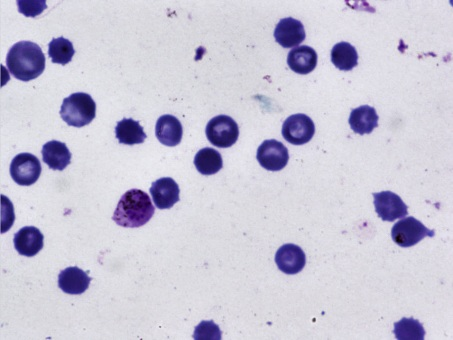
#> input picture image20.jpg, 453 x 340 px, found by its file name
$ python 'DIPassign(bloodcells).py'
#> lines starting #> are read from the running program, lines starting #| are printed output that depends on the picture; after the words box and inside, x2 and y2 are one past the last pixel; in counts of white or black regions, pixels touching at a corner belong together
import cv2
import numpy as np
import matplotlib.pyplot as plt

# --- CONFIGURATION ---
IMAGE_PATH = r"C:\Users\User\Documents\Uni\SEMESTER 5\DIGITAL IMAGE PROCESSING\final assignment\image20.jpg"
# Separation factor: 0.4 provides better sensitivity for small/touching cells
SEPARATION_FACTOR = 0.4

def process_blood_cell_analysis(image_path):
    # 1. Load Image
    img = cv2.imread(image_path)
#> img is the input picture: shape (340, 453, 3); mean B, G, R 212.8, 195.1, 198.5
    if img is None:
        print(f"Error: Image not found at {image_path}")
        return

    # 2. Image Processing Pipeline (Complexity 20%)
    # Convert to grayscale and invert colors
    gray = cv2.cvtColor(img, cv2.COLOR_BGR2GRAY)
    inverted = cv2.bitwise_not(gray)

    # Global thresholding using Otsu's method
    ret, thresh = cv2.threshold(inverted, 0, 255, cv2.THRESH_BINARY + cv2.THRESH_OTSU)
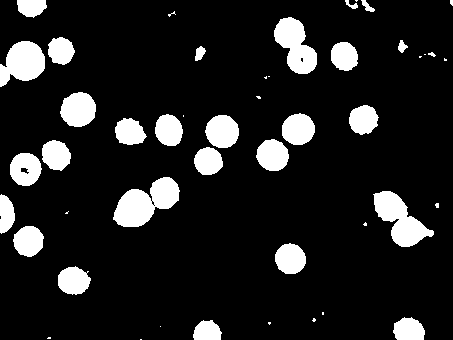
#> thresh: shape (340, 453); 12.8% white; 47 white regions (19 under 20 px), largest, box (x1, y1, x2, y2) and area: (113, 177, 180, 227) 1915, (373, 191, 434, 247) 1646, (274, 17, 317, 74) 1462
#> ret = 113

    # Morphological Opening to remove background noise
    kernel = np.ones((3,3), np.uint8)
    opening = cv2.morphologyEx(thresh, cv2.MORPH_OPEN, kernel, iterations=2)
#> opening: shape (340, 453); 12.5% white; 26 white regions (1 under 20 px), largest, box (x1, y1, x2, y2) and area: (114, 177, 179, 227) 1906, (374, 191, 433, 247) 1628, (274, 18, 317, 74) 1456

    # Watershed Segmentation to separate overlapping cells
    dist_transform = cv2.distanceTransform(opening, cv2.DIST_L2, 5)
    ret, sure_fg = cv2.threshold(dist_transform, SEPARATION_FACTOR * dist_transform.max(), 255, 0)
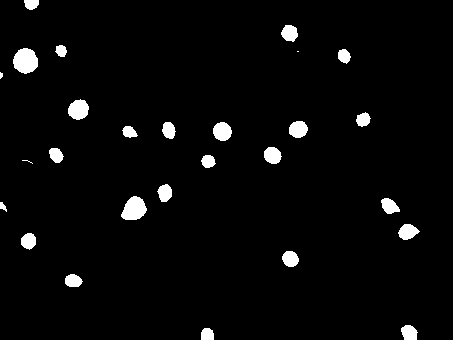
#> sure_fg: shape (340, 453) float32; 3.3% white; 27 white regions (3 under 20 px), largest, box (x1, y1, x2, y2) and area: (13, 48, 38, 74) 495, (121, 196, 147, 220) 444, (68, 99, 89, 120) 329
#> ret = 7.59
    sure_fg = np.uint8(sure_fg)

    # Identify unknown regions for watershed markers
    unknown = cv2.subtract(cv2.dilate(opening, kernel, iterations=3), sure_fg)
#> unknown: shape (340, 453); 15.6% white; 21 white regions, largest, box (x1, y1, x2, y2) and area: (0, 35, 77, 89) 2186, (7, 138, 74, 189) 2089, (111, 174, 182, 230) 2045
    ret, markers = cv2.connectedComponents(sure_fg)
#> markers: shape (340, 453) int32; 28 distinct labels, from 0 to 27
#> ret = 28
    markers = markers + 1
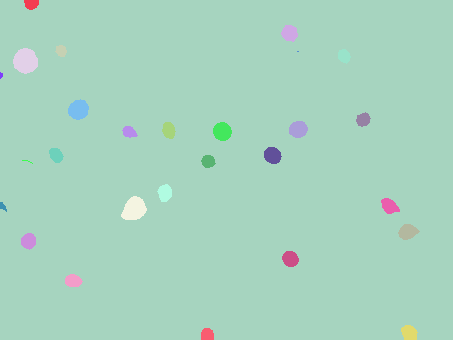
#> markers: shape (340, 453) int32; 28 distinct labels, from 1 to 28; one colour per label, 0 black
    markers[unknown == 255] = 0
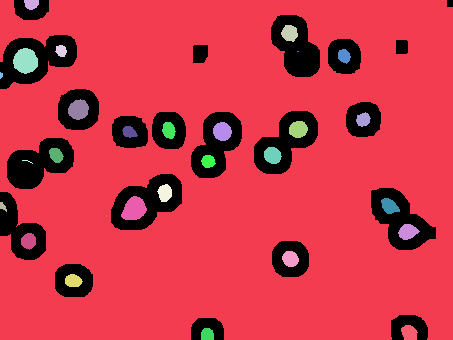
#> markers: shape (340, 453) int32; 29 distinct labels, from 0 to 28; one colour per label, 0 black
    markers = cv2.watershed(img, markers)
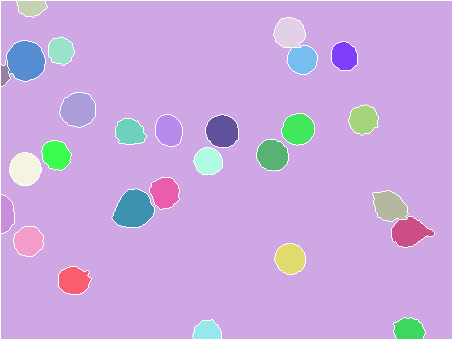
#> markers: shape (340, 453) int32; 29 distinct labels, from -1 to 28; one colour per label, 0 black, -1 white

    # 3. Morphological Measurement & Labeling
    cell_areas = []
    result_img = img.copy()
    unique_markers = np.unique(markers)
#> unique_markers = 29 values from -1 to 28

    for marker in unique_markers:
        if marker <= 1: continue # Skip background and boundaries

        # Isolate individual cell to calculate area
        mask = np.zeros(gray.shape, dtype=np.uint8)
        mask[markers == marker] = 255

        # Area calculation in square pixels
        area = np.sum(mask == 255)
        cell_areas.append(area)

        # Calculate centroid for text placement
        M = cv2.moments(mask)
        if M["m00"] != 0:
            cX = int(M["m10"] / M["m00"])
            cY = int(M["m01"] / M["m00"])
            # Apply offset to prevent text clipping at edges
            t_x = cX + 10 if cX < 20 else cX - 10
            t_y = cY + 10 if cY < 20 else cY
            cv2.putText(result_img, str(len(cell_areas)), (t_x, t_y),
                        cv2.FONT_HERSHEY_SIMPLEX, 0.4, (0, 255, 255), 1)
#> this loop made 29 passes
#> (area, cX, cY, t_x, t_y) on passes 3 to 14: (358, 31, 7, 21, 17), (709, 289, 32, 279, 32), (523, 60, 50, 50, 50), (1175, 25, 60, 15, 60), (573, 343, 55, 333, 55), (645, 301, 59, 291, 59), (144, 4, 74, 14, 74), (929, 77, 109, 67, 109), (633, 363, 119, 353, 119), (770, 297, 128, 287, 128), (656, 168, 130, 158, 130), (817, 221, 130, 211, 130)
#> marker on pass 1: -1
#> mask: shape (340, 453); 0.27% white; 1 white region, box (x1, y1, x2, y2) and area: (193, 320, 221, 339) 414
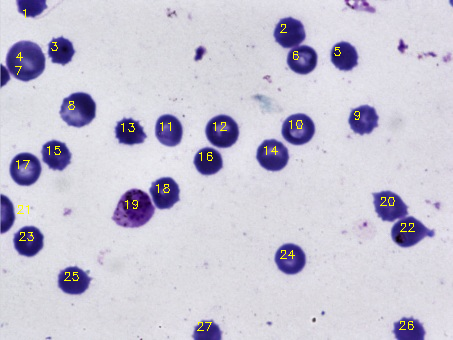
#> result_img: shape (340, 453, 3); 0.54% of pixels changed, all inside (x1, y1, x2, y2) = (15, 9, 415, 331)
#> after the loop, cell_areas = 27 values, max 1175 at index 3, min 144 at index 6, mean 666.1

    # 4. Result Presentation (Presentation 20%)
    plt.figure(figsize=(20, 10))

    # Panel 1: Original Image
    plt.subplot(2, 2, 1)
    plt.imshow(cv2.cvtColor(img, cv2.COLOR_BGR2RGB))
    plt.title("1. Input Original Image")
    plt.axis('off')

    # Panel 2: Binary Mask
    plt.subplot(2, 2, 2)
    plt.imshow(opening, cmap='gray')
    plt.title("2. Segmentation Mask (Otsu + Morphology)")
    plt.axis('off')

    # Panel 3: Numbered Results
    plt.subplot(2, 2, 3)
    plt.imshow(cv2.cvtColor(result_img, cv2.COLOR_BGR2RGB))
    plt.title(f"3. Detection Results: {len(cell_areas)} Cells Found")
    plt.axis('off')

    # Panel 4: Diagnostic Histogram (Relatability 40%)
    plt.subplot(2, 2, 4)
    n, bins, patches = plt.hist(cell_areas, bins=15, color='salmon', edgecolor='black', alpha=0.7)
#> n = [1, 0, 0, 3, 0, 2, 3, 7, 4, 4, 0, 1, 0, 0, 2]; bins = [144, 212.7, 281.5, 350.2, 418.9, 487.7, 556.4, 625.1, 693.9, 762.6, 831.3, 900.1, 968.8, 1037.5, 1106.3, 1175]; patches = 15 items

    # Visual Diagnostic Thresholds
    plt.axvline(450, color='red', linestyle='dashed', linewidth=2, label='Microcytic Threshold')
    plt.axvline(950, color='blue', linestyle='dashed', linewidth=2, label='Macrocytic Threshold')

    # Labeling diagnostic zones
    plt.text(200, plt.ylim()[1]*0.8, 'Iron Def.\n(Micro)', color='red', fontweight='bold')
    plt.text(1050, plt.ylim()[1]*0.8, 'B12 Def.\n(Macro)', color='blue', fontweight='bold')
    plt.text(600, plt.ylim()[1]*0.9, 'Normal Range', color='green', fontweight='bold')

    plt.title("4. Size Distribution & Diagnostic Analysis")
    plt.xlabel("Cell Area (Pixels)")
    plt.ylabel("Frequency (Count)")
    plt.legend()

    plt.tight_layout()
    plt.show()
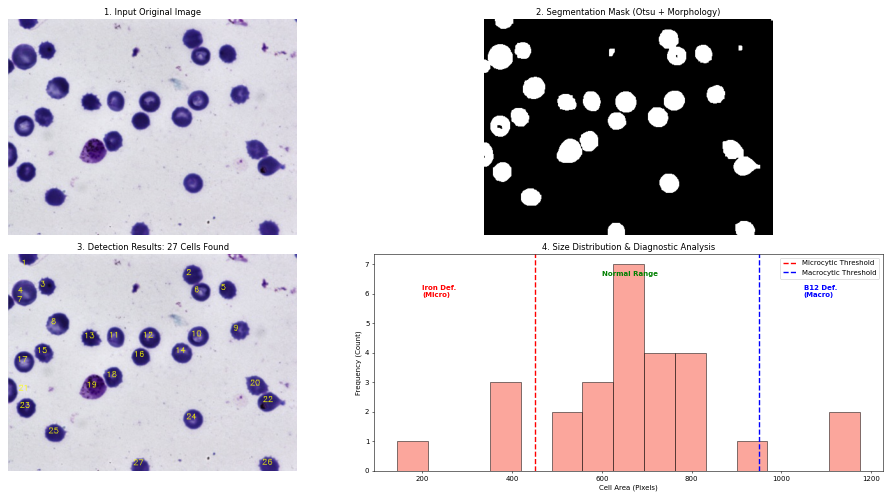
#> figure drawn by matplotlib, 4 panels; panel 4: tallest bar 7 high, from x = 625.1 to 693.9

if __name__ == "__main__":
    process_blood_cell_analysis(IMAGE_PATH)
